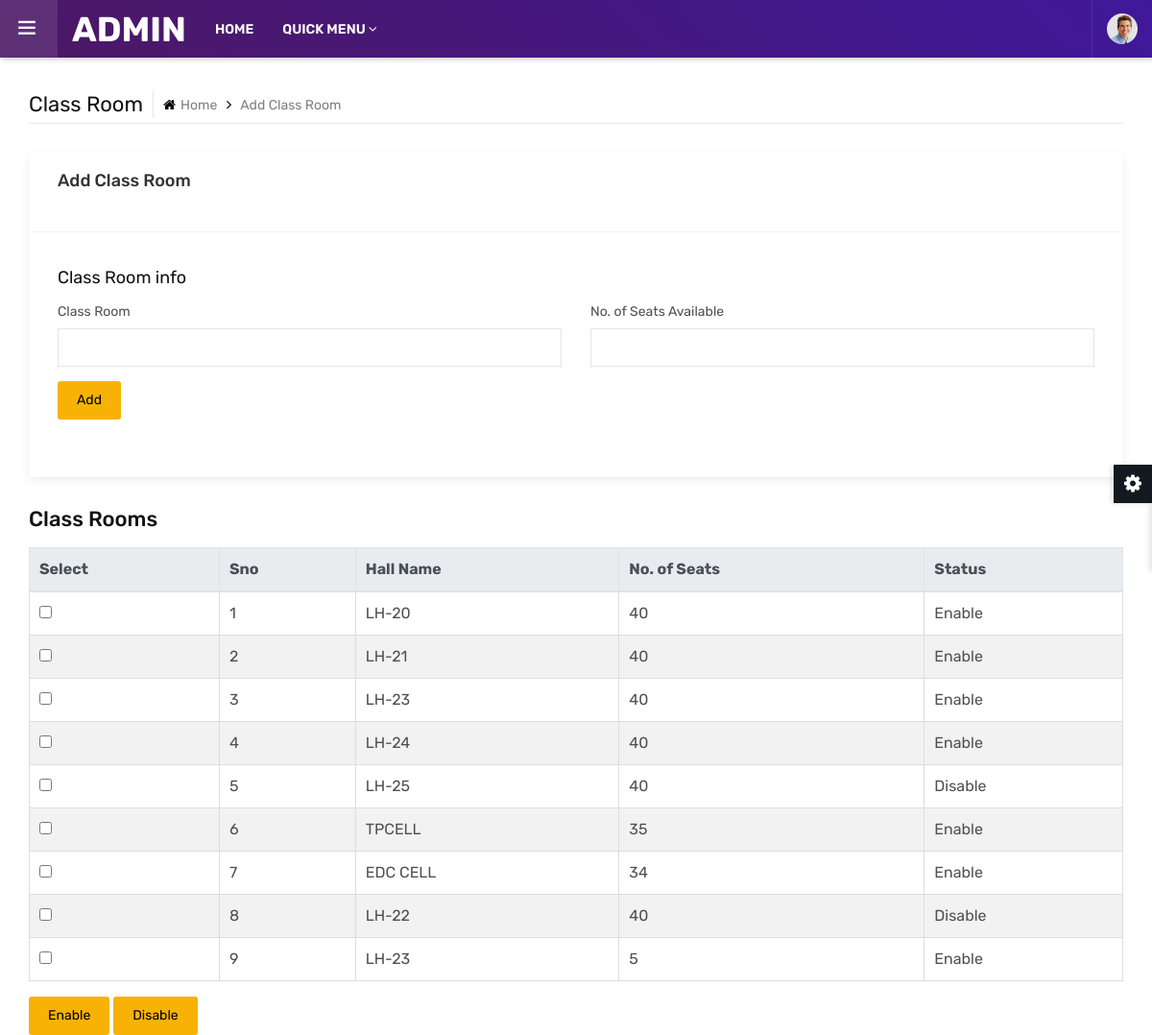
Page /admin/add_class.php (signed in) on the committed database.
### tables this page shows
CREATE TABLE `class_room` (
  `id` int(11) NOT NULL,
  `rooms` varchar(30) NOT NULL,
  `seats` int(11) NOT NULL,
  `status` int(11) NOT NULL
);

### admin/add_class.php (the view, shortened to what this page needs)
<?php include("headlink.php");?>
<main class="ttr-wrapper">
		<div class="container-fluid">
			<div class="db-breadcrumb">
				<h4 class="breadcrumb-title">Class Room</h4>
				<ul class="db-breadcrumb-list">
					<li><a href="#"><i class="fa fa-home"></i>Home</a></li>
					<li>Add Class Room</li>
				</ul>
			</div>
			<div class="row">
				<div class="col-lg-12 m-b30">
					<div class="widget-box">
						<div class="wc-title">
							<h4>Add Class Room</h4>
                            <br>
						</div>
                      	<div class="widget-inner">
							<form action="" method="post" class="edit-profile m-b30">
								<div class="row">
									<div class="col-12">
										<div class="ml-auto">
											<h3>Class Room info</h3>
										</div>
									</div>
									<div class="form-group col-6">
										<label class="col-form-label">Class Room</label>
										<div>
											<input class="form-control" name="rooms" type="text" value="">
										</div>
									</div>
                                    <div class="form-group col-6">
										<label class="col-form-label">No. of Seats Available</label>
										<div>
											<input class="form-control" name="seats" type="text" value="">
										</div>
									</div>
									<div class="col-12">
										<button type="submit" name="s1" class="btn">Add</button>
									</div>
								</div>
							</form>
						</div>
					</div>
				</div>
			</div>
		</div>
                    <div class="container">
                    <h4>Class Rooms</h4>
            <form action="" method="post">
                <table class="table">
                <thead class="thead-light">
                    <tr>
                    <th>Select</th>
                    <th>Sno</th>
                    <th>Hall Name </th>
                    <th>No. of Seats </th>
                    <th>Status</th>
                    </tr>
                </thead>
                <tbody>
                    <?php
                     $i=0;
                     $hqry=mysql_query("select * from class_room");
                     while($hrow=mysql_fetch_array($hqry))
                     { $i++;
                     ?>
                    <tr>
                    <td><input type="checkbox" name="c[]" value="<?php echo $hrow['id']; ?>"></td>
                    <td><?php echo $i; ?></td>
                    <td><?php echo $hrow['rooms']; ?></td>
                    <td><?php echo $hrow['seats']; ?></td>
                    <td><?php echo ($hrow['status'] == 1) ? "Disable" : "Enable"; ?></td>
                    </tr>
                    <?php } ?>
                </tbody>
                </table>
                <div>
                <input type="submit" class="btn btn-primary" name="d1" value="Enable">
                <input type="submit" class="btn btn-danger" name="d2" value="Disable">
                </div>
                </form>
            </div>
	</main>
</body>
</html>

### admin/assets/css/typography.css (style rules this page uses)
body { background-color: #fff; font-family: Rubik; font-size: 16px; font-weight: 400; color:#505050; padding: 0; margin: 0; overflow-x: hidden; -webkit-font-smoothing: antialiased; font-smoothing: antialiased; -moz-osx-font-smoothing: grayscale; scroll-behavior: smooth; }
a { color: #6f6f6f; outline: 0 none; text-decoration: none; }
section, article, aside, details, figcaption, figure, footer, header, hgroup, main, menu, nav, summary { display: block; }
table { background-color: transparent; width: 100%; }
table thead th { color: #333; }
table td { padding: 15px 10px; }
p, address, pre, hr, ul, ol, dl, dd, table { margin-bottom: 24px; }
h1, h2, h3, h4, h5, h6 { color: #111111; font-family: rubik; margin-top:0; }
h3 { font-size: 28px; line-height: 35px; margin-bottom: 20px; font-weight: 700; }
h4 { font-size: 22px; line-height: 28px; margin-bottom: 15px; font-weight: 500; }
dl, ul, ol { list-style-position: outside; padding: 0; }
ul, ol { margin-bottom: 24px; }
ul li, ol li { padding: 0; }
.m-b30 { margin-bottom: 30px; }

### admin/assets/css/style.css (style rules this page uses)
.edit-profile h3 { font-size: 18px; font-weight: 400; margin: 0; }
.edit-profile .col-form-label { font-size:14px; font-weight: 400; }
.edit-profile { padding:30px; }
.edit-profile .form-group { margin-bottom: 15px; }

### admin/assets/css/dashboard.css (style rules this page uses)
.ttr-pinned-sidebar.ttr-opened-sidebar .ttr-wrapper { margin-left: 300px; }
.ttr-pinned-sidebar .ttr-wrapper { margin-left: 0; }
.ttr-wrapper { padding-top: 95px; -webkit-transition: margin 200ms cubic-bezier(0.215, 0.610, 0.355, 1.000); -moz-transition: margin 200ms cubic-bezier(0.215, 0.610, 0.355, 1.000); -o-transition: margin 200ms cubic-bezier(0.215, 0.610, 0.355, 1.000); transition: margin 200ms cubic-bezier(0.215, 0.610, 0.355, 1.000); }
.ttr-wrapper { padding-left:15px; padding-right:15px; }
.db-breadcrumb { display:flex; align-items: center; border-bottom: 1px solid rgba(0,0,0,0.1); padding-bottom: 5px; margin-bottom: 30px; }
.db-breadcrumb-list { list-style:none; margin:0; padding:0; }
.breadcrumb-title { margin-bottom: 0; font-weight: 400; border-right: 1px solid rgba(0,0,0,0.1); padding-right: 10px; margin-right: 10px; line-height: 28px; }
.db-breadcrumb-list li { display: inline-block; color: #7f7f7f; font-size: 14px; padding: 0 20px 0px 0; position:relative; }
.db-breadcrumb-list li i { margin-right:5px; color:#000; }
.db-breadcrumb-list li a { color:#7f7f7f; }
.db-breadcrumb-list li:last-child { padding-right:0; }
.db-breadcrumb-list li:after { font-family: FontAwesome; content: "\f105"; position: absolute; color: #000; right: 5px; font-size: 15px; top: -1px; }
.db-breadcrumb-list li:last-child:after { content:none; }
.widget-box { background-color: #fff; box-shadow:0 3px 10px 0px rgba(0,0,0,.08); border-radius: 4px; height: 100%; }
.widget-box .widget-inner { padding:30px; }
.widget-box .wc-title { border-bottom:1px solid rgba(0,0,0,0.05); padding:20px 30px; }
.widget-box .wc-title h4 { font-size:18px; line-height:18px; margin:0; color:#333; font-weight:500; }
.widget-inner .edit-profile { padding: 0; }
@media only screen and (max-width: 1200px) { .ttr-pinned-sidebar .ttr-wrapper { margin-left: 310px; } }
@media only screen and (max-width: 1200px) { .ttr-pinned-sidebar.ttr-opened-sidebar .ttr-wrapper { margin-left: 0; } }

### admin/assets/css/shortcodes/button.css (style rules this page uses)
.btn { -moz-user-select: none; border: 1px solid rgba(0, 0, 0, 0); border-radius: 4px; display: inline-block; font-size: 16px; font-weight: 400; line-height: 1.25; padding: 8px 16px; text-align: center; transition: all 0.2s ease-in-out 0s; vertical-align: middle; white-space: nowrap; }
.btn-primary { background-color: #0275d8; border-color: #0275d8; color: #ffffff; }
.btn-danger { background-color: #d9534f; border-color: #d9534f; color: #ffffff; }
.btn, .btn-secondry { color: #fff; padding: 10px 20px; display: inline-block; font-size: 14px; outline: none; cursor: pointer; outline: none; border-width: 0; border-style: solid; border-color: transparent; line-height: 1.42857; border-radius: 3px; font-weight: 400; text-align:center; font-family: rubik; }
.btn { background-color: #EFBB20; }

### admin/assets/css/shortcodes/breadcrumb.css (style rules this page uses)
.table > tbody > tr > td, .table > tbody > tr > th, .table > tfoot > tr > td, .table > tfoot > tr > th, .table > thead > tr > td, .table > thead > tr > th { padding: 10px; }

### admin/headlink.php (style rules this page uses)
table { width: 100%; border-collapse: collapse; }
th, td { border: 1px solid #ddd; padding: 8px; text-align: left; }
th { background-color: #f2f2f2; }
tr:nth-child(even) { background-color: #f2f2f2; }

### rows in the picture
class_room: rooms "LH-20", seats "40", status "Enable"
class_room: rooms "LH-21", seats "40", status "Enable"
class_room: rooms "LH-23", seats "40", status "Enable"
class_room: rooms "LH-24", seats "40", status "Enable"
class_room: rooms "LH-25", seats "40", status "Disable"
class_room: rooms "TPCELL", seats "35", status "Enable"
class_room: rooms "EDC CELL", seats "34", status "Enable"
class_room: rooms "LH-22", seats "40", status "Disable"
class_room: rooms "LH-23", seats "5", status "Enable"
